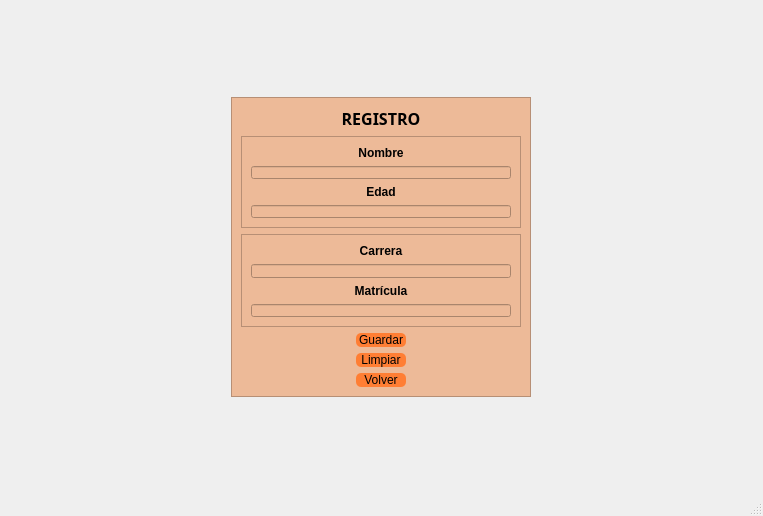
<?xml version="1.0" encoding="UTF-8"?>
<ui version="4.0">
 <class>MainWindow</class>
 <widget class="QMainWindow" name="MainWindow">
  <property name="geometry">
   <rect>
    <x>0</x>
    <y>0</y>
    <width>763</width>
    <height>516</height>
   </rect>
  </property>
  <property name="windowTitle">
   <string>MainWindow</string>
  </property>
  <widget class="QWidget" name="centralwidget">
   <layout class="QHBoxLayout" name="horizontalLayout">
    <item>
     <widget class="QFrame" name="frame">
      <property name="minimumSize">
       <size>
        <width>300</width>
        <height>300</height>
       </size>
      </property>
      <property name="maximumSize">
       <size>
        <width>300</width>
        <height>300</height>
       </size>
      </property>
      <property name="acceptDrops">
       <bool>false</bool>
      </property>
      <property name="styleSheet">
       <string notr="true">background-color: #edba98;</string>
      </property>
      <property name="frameShape">
       <enum>QFrame::StyledPanel</enum>
      </property>
      <property name="frameShadow">
       <enum>QFrame::Raised</enum>
      </property>
      <layout class="QVBoxLayout" name="verticalLayout_4">
       <item>
        <widget class="QLabel" name="label_5">
         <property name="font">
          <font>
           <family>MS Reference Sans Serif</family>
           <pointsize>12</pointsize>
           <weight>75</weight>
           <bold>true</bold>
          </font>
         </property>
         <property name="text">
          <string>REGISTRO</string>
         </property>
         <property name="alignment">
          <set>Qt::AlignCenter</set>
         </property>
        </widget>
       </item>
       <item>
        <widget class="QFrame" name="frame_3">
         <property name="frameShape">
          <enum>QFrame::StyledPanel</enum>
         </property>
         <property name="frameShadow">
          <enum>QFrame::Raised</enum>
         </property>
         <layout class="QVBoxLayout" name="verticalLayout_3">
          <item>
           <widget class="QLabel" name="label">
            <property name="font">
             <font>
              <weight>75</weight>
              <bold>true</bold>
             </font>
            </property>
            <property name="text">
             <string>Nombre</string>
            </property>
            <property name="alignment">
             <set>Qt::AlignCenter</set>
            </property>
           </widget>
          </item>
          <item>
           <widget class="QLineEdit" name="txt_nombre"/>
          </item>
          <item>
           <widget class="QLabel" name="label_2">
            <property name="font">
             <font>
              <weight>75</weight>
              <bold>true</bold>
             </font>
            </property>
            <property name="text">
             <string>Edad</string>
            </property>
            <property name="alignment">
             <set>Qt::AlignCenter</set>
            </property>
           </widget>
          </item>
          <item>
           <widget class="QLineEdit" name="txt_edad"/>
          </item>
         </layout>
        </widget>
       </item>
       <item>
        <widget class="QFrame" name="frame_2">
         <property name="frameShape">
          <enum>QFrame::StyledPanel</enum>
         </property>
         <property name="frameShadow">
          <enum>QFrame::Raised</enum>
         </property>
         <layout class="QVBoxLayout" name="verticalLayout_2">
          <item>
           <widget class="QLabel" name="label_3">
            <property name="font">
             <font>
              <weight>75</weight>
              <bold>true</bold>
             </font>
            </property>
            <property name="text">
             <string>Carrera</string>
            </property>
            <property name="alignment">
             <set>Qt::AlignCenter</set>
            </property>
           </widget>
          </item>
          <item>
           <widget class="QLineEdit" name="txt_carrera"/>
          </item>
          <item>
           <widget class="QLabel" name="label_4">
            <property name="font">
             <font>
              <weight>75</weight>
              <bold>true</bold>
             </font>
            </property>
            <property name="text">
             <string>Matrícula</string>
            </property>
            <property name="alignment">
             <set>Qt::AlignCenter</set>
            </property>
           </widget>
          </item>
          <item>
           <widget class="QLineEdit" name="txt_matricula"/>
          </item>
         </layout>
        </widget>
       </item>
       <item alignment="Qt::AlignHCenter">
        <widget class="QPushButton" name="btn_guardar">
         <property name="minimumSize">
          <size>
           <width>50</width>
           <height>0</height>
          </size>
         </property>
         <property name="styleSheet">
          <string notr="true">background-color: rgb(255, 126, 52);
border-radius:5px
</string>
         </property>
         <property name="text">
          <string>Guardar</string>
         </property>
        </widget>
       </item>
       <item alignment="Qt::AlignHCenter">
        <widget class="QPushButton" name="pushButton_2">
         <property name="minimumSize">
          <size>
           <width>50</width>
           <height>0</height>
          </size>
         </property>
         <property name="styleSheet">
          <string notr="true">background-color: rgb(255, 126, 52);
border-radius: 5px</string>
         </property>
         <property name="text">
          <string>Limpiar</string>
         </property>
        </widget>
       </item>
       <item alignment="Qt::AlignHCenter">
        <widget class="QPushButton" name="pushButton_3">
         <property name="minimumSize">
          <size>
           <width>50</width>
           <height>0</height>
          </size>
         </property>
         <property name="styleSheet">
          <string notr="true">background-color: rgb(255, 126, 52);
border-radius:5px</string>
         </property>
         <property name="text">
          <string>Volver</string>
         </property>
        </widget>
       </item>
      </layout>
     </widget>
    </item>
   </layout>
  </widget>
  <widget class="QMenuBar" name="menubar">
   <property name="geometry">
    <rect>
     <x>0</x>
     <y>0</y>
     <width>763</width>
     <height>18</height>
    </rect>
   </property>
  </widget>
  <widget class="QStatusBar" name="statusbar"/>
 </widget>
 <resources/>
 <connections/>
</ui>
